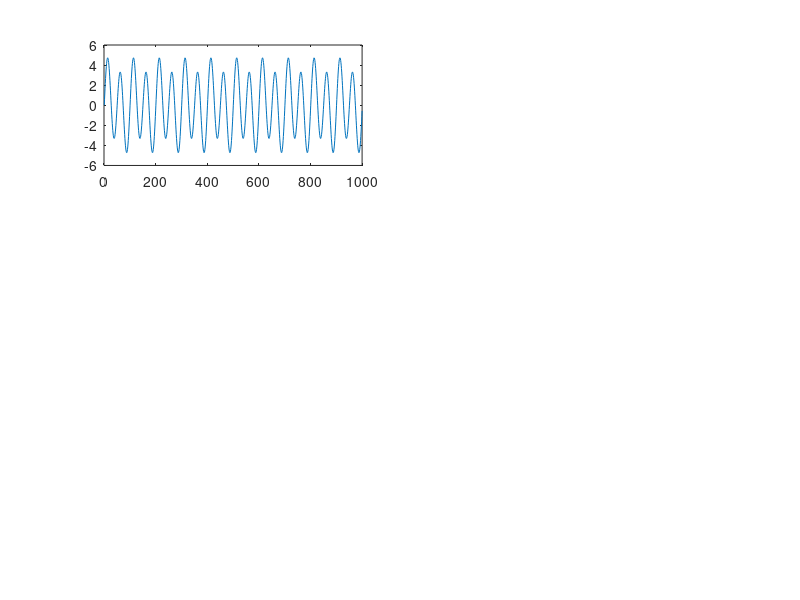

This figure's MATLAB source: (Note: this script raises an error after producing the figure.)
%Ejercicio 1

T=0.001;
Fm = 1/T;
t_ini = 0;
t_fin = 1;
t=t_ini:T:t_fin-T;


s = sin(2*pi*10*t) + 4*sin(2*pi*20*t);

subplot(3,2,1);
plot(s);

% 1 Calculo la transformada y grafico

%Armo el eje de frecuencias
df= Fm/length(t);%delta de f o resolucion de frecuencias
freq = -Fm/2:df:Fm/2;%1 es la frecuencia inicial (+-)Fm/2 es la frecuencia nyquist

fsp = fftp(s);
subplot(3,2,2);
plot(freq,fsp);

% 2 Verificacion del teorema de parseval

Es=ceil(sum(s.^2)); %me devuelve un numero con comas (todos ceros) por eso uso el ceil para truncarlo
Ef=(1/length(s))*sum(abs(fsp).^2);


if (Es == Ef)
	disp("Se cumple el teorema de parseval");
else
	disp("No se cumple el teorema de parseval");
endif

% 3 Con la señal +4

s1 = s+4;

fsp1 = fftp(s1);
subplot(3,2,3); 
plot(freq,fsp1);

%es como si hubiese sumado un delta de dirac (impulso en discreto) con un valor de amplitud 4*la amplitud del delta


% 4 Con f1=10 y f2=11

s2 = sin(2*pi*10*t) + 4*sin(2*pi*11*t);

fsp2 = fftp(s2);
subplot(3,2,4); 
plot(freq,fsp2);

%Se nota que la definicion en frecuencia no es lo suficientemente buena para representar frecuencias cercanas

% 5 Con f1=10 y f2=10.5

s3 = sin(2*pi*10*t) + 4*sin(2*pi*10.5*t);

fsp3 = fftp(s3);
subplot(3,2,5); 
plot(freq,fsp3);

%Se nota que la definicion en frecuencia no es lo suficientemente buena para representar frecuencias cercanas

% 6 Con t_fin = 0,72
t_ini = 0;
t_fin = 0.72;
t1=t_ini:T:t_fin-T;
df1= Fm/length(t1);
freq1 = -Fm/2:df1:Fm/2;

s4 = sin(2*pi*10*t1) + 4*sin(2*pi*11*t1);

fsp4 = fftp(s4);
subplot(3,2,6); 
plot(freq1,fsp4);

%al reducir el tiempo total aumenta la definicion en frecuencias
